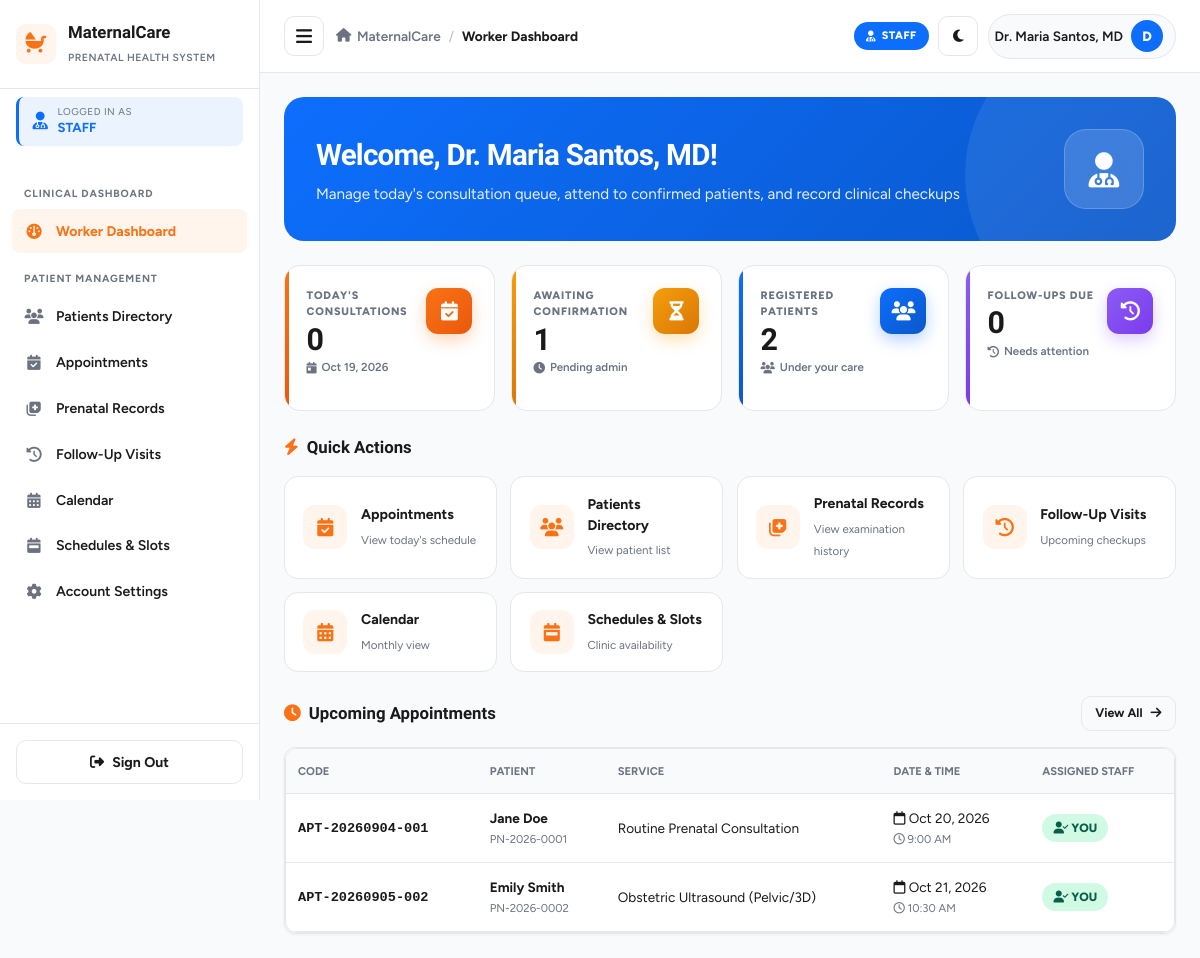
The page /worker_dashboard.php (signed in) on the database its author committed.
### tables this page shows
CREATE TABLE IF NOT EXISTS `appointments` (
    `id` INT AUTO_INCREMENT PRIMARY KEY,
    `appointment_code` VARCHAR(20) NOT NULL UNIQUE,
    `patient_id` INT NOT NULL,
    `service_id` INT NOT NULL,
    `healthcare_worker_id` INT DEFAULT NULL,
    `appointment_date` DATE NOT NULL,
    `appointment_time` TIME NOT NULL,
    `status` ENUM('pending', 'confirmed', 'completed', 'cancelled', 'missed') NOT NULL DEFAULT 'pending',
    `notes` TEXT DEFAULT NULL,
    `room` VARCHAR(100) DEFAULT NULL,
    `worker_notified` TINYINT(1) NOT NULL DEFAULT 0,
    `worker_confirmed_at` DATETIME DEFAULT NULL,
    `created_at` TIMESTAMP DEFAULT CURRENT_TIMESTAMP,
    `updated_at` TIMESTAMP DEFAULT CURRENT_TIMESTAMP ON UPDATE CURRENT_TIMESTAMP,
    INDEX `idx_appt_date_service` (`appointment_date`, `service_id`, `status`),
    FOREIGN KEY (`patient_id`) REFERENCES `patients`(`id`) ON DELETE CASCADE,
    FOREIGN KEY (`service_id`) REFERENCES `services`(`id`) ON DELETE RESTRICT,
    FOREIGN KEY (`healthcare_worker_id`) REFERENCES `users`(`id`) ON DELETE SET NULL
);

CREATE TABLE IF NOT EXISTS `users` (
    `id` INT AUTO_INCREMENT PRIMARY KEY,
    `username` VARCHAR(50) NOT NULL UNIQUE,
    `email` VARCHAR(100) NOT NULL UNIQUE,
    `password` VARCHAR(255) NOT NULL,
    `role` ENUM('patient', 'healthcare_worker', 'admin') NOT NULL DEFAULT 'patient',
    `full_name` VARCHAR(100) NOT NULL,
    `phone` VARCHAR(20) DEFAULT NULL,
    `status` ENUM('active', 'inactive', 'archived') NOT NULL DEFAULT 'active',
    `address` TEXT DEFAULT NULL,
    `avatar` VARCHAR(255) DEFAULT NULL,
    `room` VARCHAR(100) DEFAULT NULL,
    `deleted_at` TIMESTAMP NULL DEFAULT NULL,
    `created_at` TIMESTAMP DEFAULT CURRENT_TIMESTAMP,
    `updated_at` TIMESTAMP DEFAULT CURRENT_TIMESTAMP ON UPDATE CURRENT_TIMESTAMP
);

CREATE TABLE IF NOT EXISTS `patients` (
    `id` INT AUTO_INCREMENT PRIMARY KEY,
    `user_id` INT NOT NULL,
    `patient_code` VARCHAR(20) NOT NULL UNIQUE,
    `dob` DATE DEFAULT NULL,
    `address` TEXT DEFAULT NULL,
    `blood_type` VARCHAR(5) DEFAULT 'A+',
    `emergency_contact_name` VARCHAR(100) DEFAULT NULL,
    `emergency_contact_phone` VARCHAR(20) DEFAULT NULL,
    `lmp` DATE DEFAULT NULL,
    `edd` DATE DEFAULT NULL,
    `gravida` INT DEFAULT 1,
    `para` INT DEFAULT 0,
    `abortus` INT DEFAULT 0,
    `medical_history` TEXT DEFAULT NULL,
    `created_at` TIMESTAMP DEFAULT CURRENT_TIMESTAMP,
    FOREIGN KEY (`user_id`) REFERENCES `users`(`id`) ON DELETE CASCADE
);

CREATE TABLE IF NOT EXISTS `services` (
    `id` INT AUTO_INCREMENT PRIMARY KEY,
    `service_name` VARCHAR(100) NOT NULL,
    `description` TEXT DEFAULT NULL,
    `duration_minutes` INT NOT NULL DEFAULT 30,
    `max_daily_slots` INT NOT NULL DEFAULT 15,
    `is_active` TINYINT(1) NOT NULL DEFAULT 1,
    `created_at` TIMESTAMP DEFAULT CURRENT_TIMESTAMP
);

### config.php (called while the page is built, shortened)
<?php
function sanitize($data) {
    return htmlspecialchars(trim((string)$data), ENT_QUOTES, 'UTF-8');
}
function formatDate($dateStr, $format = 'M d, Y') {
    return date($format, strtotime($dateStr));
}
function getCurrentUserId() {
    return $_SESSION['user_id'] ?? null;
}
function getCurrentUserName() {
    return $_SESSION['full_name'] ?? 'User';
}

### worker_dashboard.php (the view, shortened to what this page needs)
<?php
require_once __DIR__ . '/config.php';
$userId = getCurrentUserId();
try {
    $db = getDB();
    $stmt = $db->prepare("
        SELECT COUNT(*) FROM appointments
        WHERE healthcare_worker_id = ?
        AND appointment_date = CURDATE()
        AND status = 'confirmed'
    ");
    $stmt->execute([$userId]);
    $todayConsultations = (int)$stmt->fetchColumn();
    $stmt = $db->prepare("SELECT COUNT(*) FROM appointments WHERE status = 'pending'");
    $stmt->execute();
    $awaitingConfirmation = (int)$stmt->fetchColumn();
    $stmt = $db->prepare("SELECT COUNT(DISTINCT patient_id) FROM appointments WHERE healthcare_worker_id = ?");
    $stmt->execute([$userId]);
    $registeredPatients = (int)$stmt->fetchColumn();
    $stmt = $db->prepare("
        SELECT COUNT(*) FROM prenatal_records
        WHERE healthcare_worker_id = ?
        AND next_visit_date <= CURDATE()
        AND next_visit_date IS NOT NULL
    ");
    $stmt->execute([$userId]);
    $followupsDue = (int)$stmt->fetchColumn();
    $stmt = $db->prepare("
        SELECT a.*, s.service_name, u.full_name as patient_name, p.patient_code
        FROM appointments a
        JOIN patients p ON a.patient_id = p.id
        JOIN users u ON p.user_id = u.id
        JOIN services s ON a.service_id = s.id
        WHERE a.healthcare_worker_id = ?
        AND a.appointment_date >= CURDATE()
        AND a.status IN ('pending', 'confirmed')
        ORDER BY a.appointment_date ASC, a.appointment_time ASC
        LIMIT 5
    ");
    $stmt->execute([$userId]);
    $upcomingAppointments = $stmt->fetchAll();
} catch (Exception $e) {
    die("Dashboard error: " . $e->getMessage());
}
include __DIR__ . '/../includes/header.php';
?>
<div class="worker-welcome">
    <div class="worker-welcome-content">
        <div>
            <h1>Welcome, <?php echo sanitize(getCurrentUserName()); ?>!</h1>
            <p>Manage today's consultation queue, attend to confirmed patients, and record clinical checkups</p>
        </div>
        <div class="worker-welcome-icon">
            <i class="fa-solid fa-user-doctor"></i>
        </div>
    </div>
</div>
<div class="worker-stats">
    <div class="worker-stat-card orange">
        <div class="worker-stat-header">
            <div>
                <div class="worker-stat-label">Today's Consultations</div>
                <div class="worker-stat-value"><?php echo $todayConsultations; ?></div>
                <div class="worker-stat-desc">
                    <i class="fa-solid fa-calendar-day"></i> <?php echo date('M d, Y'); ?>
                </div>
            </div>
            <div class="worker-stat-icon">
                <i class="fa-solid fa-calendar-check"></i>
            </div>
        </div>
    </div>
    <div class="worker-stat-card yellow">
        <div class="worker-stat-header">
            <div>
                <div class="worker-stat-label">Awaiting Confirmation</div>
                <div class="worker-stat-value"><?php echo $awaitingConfirmation; ?></div>
                <div class="worker-stat-desc">
                    <i class="fa-solid fa-clock"></i> Pending admin
                </div>
            </div>
            <div class="worker-stat-icon">
                <i class="fa-solid fa-hourglass-half"></i>
            </div>
        </div>
    </div>
    <div class="worker-stat-card blue">
        <div class="worker-stat-header">
            <div>
                <div class="worker-stat-label">Registered Patients</div>
                <div class="worker-stat-value"><?php echo $registeredPatients; ?></div>
                <div class="worker-stat-desc">
                    <i class="fa-solid fa-users"></i> Under your care
                </div>
            </div>
            <div class="worker-stat-icon">
                <i class="fa-solid fa-users"></i>
            </div>
        </div>
    </div>
    <div class="worker-stat-card purple">
        <div class="worker-stat-header">
            <div>
                <div class="worker-stat-label">Follow-Ups Due</div>
                <div class="worker-stat-value"><?php echo $followupsDue; ?></div>
                <div class="worker-stat-desc">
                    <i class="fa-solid fa-clock-rotate-left"></i> Needs attention
                </div>
            </div>
            <div class="worker-stat-icon">
                <i class="fa-solid fa-clock-rotate-left"></i>
            </div>
        </div>
    </div>
</div>
<div class="worker-section-header">
    <h3><i class="fa-solid fa-bolt text-primary"></i> Quick Actions</h3>
</div>
<div class="worker-actions">
    <a href="worker_appointments.php" class="worker-action-tile">
        <div class="worker-action-icon">
            <i class="fa-solid fa-calendar-check"></i>
        </div>
        <div class="worker-action-text">
            <strong>Appointments</strong>
            <small>View today's schedule</small>
        </div>
    </a>
    <a href="worker_patients.php" class="worker-action-tile">
        <div class="worker-action-icon">
            <i class="fa-solid fa-users"></i>
        </div>
        <div class="worker-action-text">
            <strong>Patients Directory</strong>
            <small>View patient list</small>
        </div>
    </a>
    <a href="worker_prenatal_records.php" class="worker-action-tile">
        <div class="worker-action-icon">
            <i class="fa-solid fa-notes-medical"></i>
        </div>
        <div class="worker-action-text">
            <strong>Prenatal Records</strong>
            <small>View examination history</small>
        </div>
    </a>
    <a href="worker_followups.php" class="worker-action-tile">
        <div class="worker-action-icon">
            <i class="fa-solid fa-clock-rotate-left"></i>
        </div>
        <div class="worker-action-text">
            <strong>Follow-Up Visits</strong>
            <small>Upcoming checkups</small>
        </div>
    </a>
    <a href="worker_calendar.php" class="worker-action-tile">
        <div class="worker-action-icon">
            <i class="fa-solid fa-calendar-days"></i>
        </div>
        <div class="worker-action-text">
            <strong>Calendar</strong>
            <small>Monthly view</small>
        </div>
    </a>
    <a href="worker_schedules.php" class="worker-action-tile">
        <div class="worker-action-icon">
            <i class="fa-solid fa-calendar-week"></i>
        </div>
        <div class="worker-action-text">
            <strong>Schedules & Slots</strong>
            <small>Clinic availability</small>
        </div>
    </a>
</div>
<div class="worker-section-header">
    <h3><i class="fa-solid fa-clock text-primary"></i> Upcoming Appointments</h3>
    <a href="worker_appointments.php" class="btn btn-outline btn-sm">
        View All <i class="fa-solid fa-arrow-right"></i>
    </a>
</div>
<div class="dashboard-card" style="padding: 0; overflow: hidden;">
    <div class="table-responsive">
        <table class="table">
            <thead>
                <tr>
                    <th>Code</th>
                    <th>Patient</th>
                    <th>Service</th>
                    <th>Date & Time</th>
                    <th>Assigned Staff</th>
                </tr>
            </thead>
            <tbody>
                <?php if (count($upcomingAppointments) > 0): ?>
                    <?php foreach ($upcomingAppointments as $a): ?>
                        <tr>
                            <td><strong><code><?php echo sanitize($a['appointment_code']); ?></code></strong></td>
                            <td>
                                <strong><?php echo sanitize($a['patient_name']); ?></strong><br>
                                <small class="text-muted"><?php echo sanitize($a['patient_code']); ?></small>
                            </td>
                            <td><?php echo sanitize($a['service_name']); ?></td>
                            <td>
                                <i class="fa-regular fa-calendar"></i> <?php echo formatDate($a['appointment_date']); ?><br>
                                <small class="text-muted"><i class="fa-regular fa-clock"></i> <?php echo date('g:i A', strtotime($a['appointment_time'])); ?></small>
                            </td>
                            <td>
                                <?php if ((int)$a['healthcare_worker_id'] === (int)$userId): ?>
                                    <span class="badge badge-confirmed" style="font-size:0.75rem;">
                                        <i class="fa-solid fa-user-check"></i> You
                                    </span>
                                <?php else: ?>
                                    <span class="badge badge-pending" style="font-size:0.75rem;">Unassigned</span>
                                <?php endif; ?>
                            </td>
                        </tr>
                    <?php endforeach; ?>
                <?php endif; ?>
            </tbody>
        </table>
    </div>
</div>
<?php include __DIR__ . '/../includes/footer.php'; ?>

### style.css (style rules this page uses)
:root { --primary: #f97316; --primary-dark: #ea580c; --primary-light: #fff5ed; --success: #10b981; --warning: #f59e0b; --danger: #dc3545; --info: #0d6efd; --bg-body: #f8fafc; --surface: #ffffff; --text-dark: #1a1a1a; --text-muted: #6b7280; --border-color: #e5e7eb; --radius-sm: 8px; --radius-md: 12px; --radius-lg: 16px; --shadow-sm: 0 1px 3px rgba(0, 0, 0, 0.05); --shadow-md: 0 4px 12px rgba(0, 0, 0, 0.08); --shadow-lg: 0 10px 30px rgba(0, 0, 0, 0.12); --transition: all 0.25s ease; --sidebar-width: 260px; }
* { margin: 0; padding: 0; box-sizing: border-box; }
html, body { max-width: 100%; overflow-x: hidden; }
body { font-family: 'Figtree', -apple-system, BlinkMacSystemFont, 'Segoe UI', sans-serif; background: var(--bg-body); color: var(--text-dark); line-height: 1.5; font-size: 15px; transition: background 0.3s ease, color 0.3s ease; }
h1, h2, h3, h4, h5, h6 { font-family: 'Bricolage Grotesque', 'Figtree', sans-serif; font-weight: 700; color: var(--text-dark); }
a { color: inherit; text-decoration: none; }
.dashboard-card { background: var(--surface); border: 1px solid var(--border-color); border-radius: var(--radius-md); padding: 1.5rem; box-shadow: var(--shadow-sm); transition: background 0.3s ease, border-color 0.3s ease; }
.btn { display: inline-flex; align-items: center; justify-content: center; gap: 0.5rem; padding: 0.65rem 1.15rem; border-radius: 10px; border: none; font-family: inherit; font-size: 0.88rem; font-weight: 700; cursor: pointer; transition: var(--transition); text-decoration: none; white-space: nowrap; }
.btn-outline { background: transparent; color: var(--text-dark); border: 1.5px solid var(--border-color); }
.btn-sm { padding: 0.45rem 0.85rem; font-size: 0.78rem; }
.badge { display: inline-block; padding: 0.3rem 0.7rem; border-radius: 20px; font-size: 0.7rem; font-weight: 800; text-transform: uppercase; }
.badge-confirmed { background: #d1fae5; color: #065f46; }
.table-responsive { width: 100%; overflow-x: auto; border-radius: var(--radius-md); background: var(--surface); border: 1px solid var(--border-color); }
.table { width: 100%; border-collapse: collapse; font-size: 0.85rem; }
.table th { text-align: left; padding: 0.85rem 0.75rem; font-size: 0.7rem; text-transform: uppercase; color: var(--text-muted); font-weight: 700; background: var(--bg-body); border-bottom: 1px solid var(--border-color); }
.table td { padding: 0.85rem 0.75rem; font-size: 0.85rem; border-bottom: 1px solid var(--border-color); color: var(--text-dark); }
.text-muted { color: var(--text-muted); }
.text-primary { color: var(--primary); }

### rows shown on the page
appointments: appointment_code "APT-20260904-001", users.full_name "Jane Doe", patient.patient_code "PN-2026-0001", service.service_name "Routine Prenatal Consultation", appointment_date "Oct 20, 2026", appointment_time "9:00 AM", shows "YOU"
appointments: appointment_code "APT-20260905-002", users.full_name "Emily Smith", patient.patient_code "PN-2026-0002", service.service_name "Obstetric Ultrasound (Pelvic/3D)", appointment_date "Oct 21, 2026", appointment_time "10:30 AM", shows "YOU"

### other values the page prints
$role['label'] "STAFF"
$item['section'] "CLINICAL DASHBOARD"
$item['label'] "Worker Dashboard"
$item['section'] "PATIENT MANAGEMENT"
$item['label'] "Patients Directory"
$item['label'] "Appointments"
$item['label'] "Prenatal Records"
$item['label'] "Follow-Up Visits"
$item['label'] "Calendar"
$item['label'] "Schedules & Slots"
$item['label'] "Account Settings"
$pageTitle "Worker Dashboard"
$currentName "Dr. Maria Santos, MD"
$userInitial "D"
getCurrentUserName() "Dr. Maria Santos, MD"
